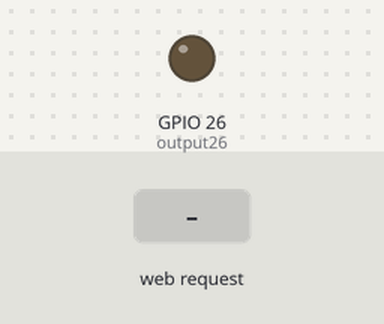
Recording of a sketch running on a simulated ESP32. On the bench: output pins drawn as LEDs (lit = HIGH). The inputs (shaded band) are chosen by the test bench. WiFi joins after 1.5 s; servers stay silent unless stated; what the sketch prints to the serial monitor is not drawn.

Above: at 2.7 s.
2.8 s: HTTP request GET /moveFwd received
At 3.1 s:
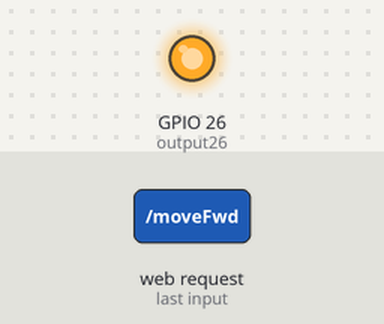
4.3 s: HTTP request GET /moveBackward received
5.8 s: HTTP request GET /moveLeft received
Timing chart, 0 to 8.8 s (numbered marks = the images above; inputs shaded):
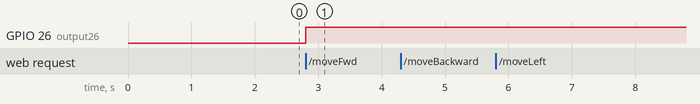

Measured:
- after the input at 2.8 s, GPIO 26 (output26): LOW → HIGH at once
- after the input at 4.3 s, every drawn part: stays the same
- after the input at 5.8 s, every drawn part: stays the same

The sketch:

esp32_webserver_ai2.ino
```cpp
// Load Wi-Fi library
#include <WiFi.h>

#define RXD2 16
#define TXD2 17

// Replace with your network credentials

//const char* ssid = "Redmi Note 9S_1993";
//const char* password = "Lyz1999/2";

// Set web server port number to 80
WiFiServer server(80);

// Variable to store the HTTP request
String response, ip_address;

// Auxiliar variables to store the current output state
String output26State = "off";

// Assign output variables to GPIO pins
const int output26 = 26;

// Current time
unsigned long currentTime = millis();
// Previous time
unsigned long previousTime = 0;
// Define timeout time in milliseconds (example: 2000ms = 2s)
const long timeoutTime = 2000;
int wait30 = 30000; // time to reconnect when connection is lost.

// Vignesh
//const char* ssid = "Vignesh S20";
//const char* password = "test1234";
//IPAddress local_IP(192, 168, 95, 117);
//IPAddress gateway(192, 168, 95, 92);

// Josh
const char* ssid = "Josh Lee's Phone";
const char* password = "bananananana";
IPAddress local_IP(192, 168, 207, 117);
IPAddress gateway(192, 168, 207, 188);

//Don't need to touch
IPAddress subnet(255, 255, 255, 0);
IPAddress primaryDNS(8, 8, 8, 8);
IPAddress secondaryDNS(8, 8, 4, 4);

void setup() {
  Serial.begin(115200);
  Serial2.begin(9600, SERIAL_8N1, RXD2, TXD2);
  // Initialize the output variables as outputs
  pinMode(output26, OUTPUT);
  // Set outputs to LOW
  digitalWrite(output26, LOW);

  //Configure Static IP
  if(!WiFi.config(local_IP, gateway, subnet, primaryDNS, secondaryDNS))
  {
    Serial.println("Static IP failed to configure");
  }

  // Connect to Wi-Fi network with SSID and password
  Serial.print("Connecting to ");
  Serial.println(ssid);
  WiFi.begin(ssid, password);
  while (WiFi.status() != WL_CONNECTED) {
    delay(500);
    Serial.print(".");
  }
  // Print local IP address and start web server
  Serial.println("");
  Serial.println("WiFi connected.");
  Serial.println("IP address: ");
  ip_address = WiFi.localIP().toString();
  Serial.println(ip_address);
  server.begin();
}

void loop() {

// If disconnected, try to reconnect every 30 seconds.
  if ((WiFi.status() != WL_CONNECTED) && (millis() > wait30)) {
    Serial.println("Trying to reconnect WiFi...");
    WiFi.disconnect();
    WiFi.begin(ssid, password);
    wait30 = millis() + 30000;
  }
  // Check if a client has connected..
  WiFiClient client = server.available();
  if (!client) {
    return;
  }

  Serial.print("New client: ");
  Serial.println(client.remoteIP());

  // Espera hasta que el cliente envíe datos.
  // while(!client.available()){ delay(1); }

  /////////////////////////////////////////////////////
  // Read the information sent by the client.
  String req = client.readStringUntil('\r');
  Serial.println(req);

  // Make the client's request.
//  if(req.indexOf("status") != -1)
//  {
//    response = "WiFi Connected: " + ip_address;
//  }
//  if(req.indexOf("onRed") != -1)
//  {
//    digitalWrite(output26, HIGH);
//    response = "RED LED ON";
//    Serial2.write(0x31);
//  }
//  if(req.indexOf("offRed") != -1)
//  {
//    digitalWrite(output26, LOW);
//    response = "RED LED OFF";
//    Serial2.write(0x30);
//  }
//  if(req.indexOf("onGreen") != -1)
//  {
//    digitalWrite(output26, HIGH);
//    response = "GREEN LED ON";
//    Serial2.write(0x33);
//  }
//  if(req.indexOf("offGreen") != -1)
//  {
//    digitalWrite(output26, LOW);
//    response = "GREEN LED OFF";
//    Serial2.write(0x32);
//  }
//  if(req.indexOf("onBlue") != -1)
//  {
//    digitalWrite(output26, HIGH);
//    response = "BLUE LED ON";
//    Serial2.write(0x35);
//  }
//  if(req.indexOf("offBlue") != -1)
//  {
//    digitalWrite(output26, LOW);
//    response = "BLUE LED OFF";
//    Serial2.write(0x34);
//  }
  if(req.indexOf("moveFwd") != -1) {
    digitalWrite(output26, HIGH);
    response = "moving forward";
    Serial2.write(0x10);
  }
  if(req.indexOf("moveBackward") != -1) {
    digitalWrite(output26, HIGH);
    response = "moving backward";
    Serial2.write(0x12);
  }
  if(req.indexOf("moveLeft") != -1) {
    digitalWrite(output26, HIGH);
    response = "sharp left";
    Serial2.write(0x14);
  }
  if(req.indexOf("moveRight") != -1) {
    digitalWrite(output26, HIGH);
    response = "sharp right";
    Serial2.write(0x16);
  }
  if(req.indexOf("FwdLeftCurve") != -1) {
    digitalWrite(output26, HIGH);
    response = "gentle left";
    Serial2.write(0x18);
  }
  if(req.indexOf("FwdRightCurve") != -1) {
    digitalWrite(output26, HIGH);
    response = "gentle right";
    Serial2.write(0x1A);
  }
  if(req.indexOf("stop") != -1) {
    digitalWrite(output26, LOW);
    response = "stopped";
    Serial2.write(0x1E);
  }
  if(req.indexOf("startConnection") != -1) {
    digitalWrite(output26, HIGH);
    response = "establishing connection";
    Serial2.write(0x01);
  }
  if(req.indexOf("runFinished") != -1) {
    digitalWrite(output26, HIGH);
    response = "finished!! :)";
    Serial2.write(0x04);
  }
  if(req.indexOf("beginSelfDrive") != -1) {
    digitalWrite(output26, HIGH);
    response = "self driving started";
    Serial2.write(0x02);
  }
  /*
       if (req.indexOf("on12") != -1) {digitalWrite(LED12, HIGH); estado = "LED12 ON";}
       if (req.indexOf("off12") != -1){digitalWrite(LED12, LOW); estado = "LED12 OFF";}
       if (req.indexOf("on14") != -1) {digitalWrite(LED14, HIGH); estado = "LED14 ON";}
       if (req.indexOf("off14") != -1){digitalWrite(LED14, LOW); estado = "LED14 OFF";}
       if (req.indexOf("consulta") != -1){
           estado ="";
           if (digitalRead(LED12) == HIGH) {estado = "LED12 ON,";} else {estado = "LED12 OFF,";}
           if (digitalRead(LED14) == HIGH) {estado = estado + "LED14 ON";} else {estado = estado + "LED14 OFF";}
           }*/


  client.println("HTTP/1.1 200 OK");
  client.println("Content-Type: text/html");
  client.println("");
  client.println(response); //  Return status.

  client.flush();
  client.stop();
  Serial.println("Client disconnected.");
}
```
